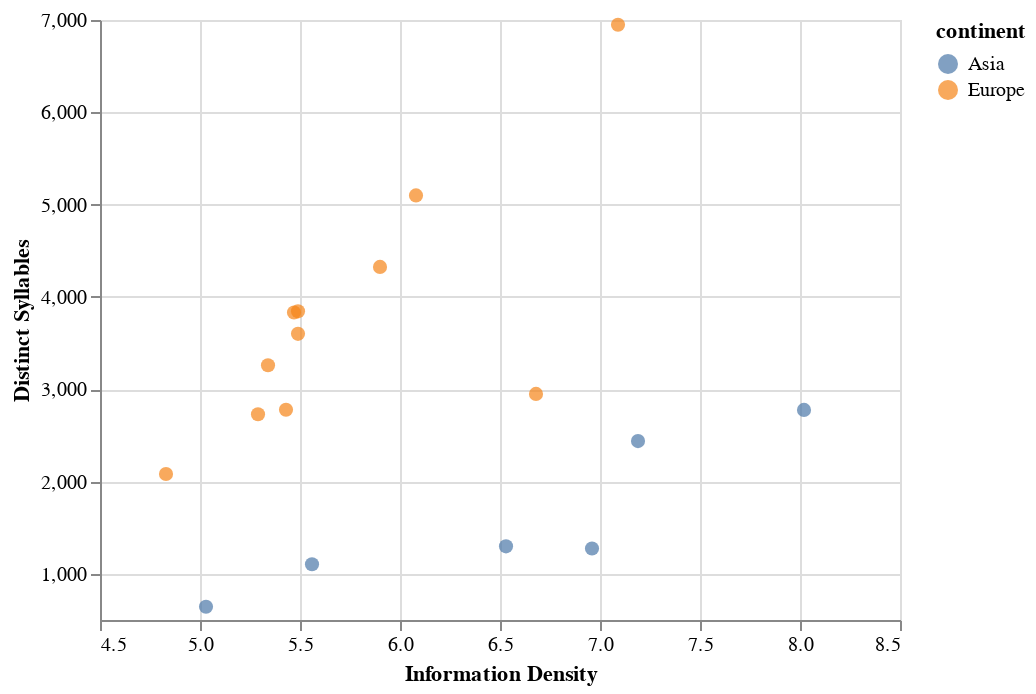

Notebook code for this chart:
### Markdown cell above
**Question 1.2** <br> {points: 1} 

If you look carefully at the plot `den_syl_plot` from **Question 1.1**, you'll notice that the data appears to cluster in groups in the scatter plot. 
Can you find a categorical variable in this dataframe that roughly explains this clustering?

Using the plot `den_syl_plot`, add a colour channel to the plot that reflects this categorical variable. 

*Save this plot in an object named `coloured_den_syl_plot`.*

### Code cell
coloured_den_syl_plot = alt.Chart(lang_df).mark_circle(size=50).encode(
    alt.X('information_density', scale=alt.Scale(zero=False), title="Information Density"),
    alt.Y('distinct_syllables', scale=alt.Scale(zero=False), title="Distinct Syllables"),
    alt.Color('continent'))

coloured_den_syl_plot

### Figure 1 — Vega-Lite specification as saved in the notebook (floating-point values rounded to 4 significant figures)
{"config": {"view": {"continuousWidth": 400, "continuousHeight": 300}}, "data": {"name": "data-ec9e1883f0b534e3c00039d4c34e7ffd"}, "mark": {"type": "circle", "size": 50}, "encoding": {"color": {"type": "nominal", "field": "continent"}, "x": {"type": "quantitative", "field": "information_density", "scale": {"zero": false}, "title": "Information Density"}, "y": {"type": "quantitative", "field": "distinct_syllables", "scale": {"zero": false}, "title": "Distinct Syllables"}}, "$schema": "https://vega.github.io/schema/vega-lite/v4.8.1.json", "datasets": {"data-ec9e1883f0b534e3c00039d4c34e7ffd": [{"iso_lang": "CAT", "language": "Catalan", "information_density": 5.49, "distinct_syllables": 3600, "continent": "Europe", "id": 20.0, "lat": 42.55, "lon": 1.602}, {"iso_lang": "CMN", "language": "Mandarin", "information_density": 6.96, "distinct_syllables": 1274, "continent": "Asia", "id": 156.0, "lat": 35.86, "lon": 104.2}, {"iso_lang": "DEU", "language": "German", "information_density": 6.08, "distinct_syllables": 5100, "continent": "Europe", "id": 276.0, "lat": 51.17, "lon": 10.45}, {"iso_lang": "ENG", "language": "English", "information_density": 7.09, "distinct_syllables": 6949, "continent": "Europe", "id": 826.0, "lat": 55.38, "lon": -3.436}, {"iso_lang": "EUS", "language": "Basque", "information_density": 4.83, "distinct_syllables": 2082, "continent": "Europe", "id": null, "lat": null, "lon": null}, {"iso_lang": "FIN", "language": "Finnish", "information_density": 5.49, "distinct_syllables": 3844, "continent": "Europe", "id": 246.0, "lat": 61.92, "lon": 25.75}, {"iso_lang": "FRA", "language": "French", "information_density": 6.68, "distinct_syllables": 2949, "continent": "Europe", "id": 250.0, "lat": 46.23, "lon": 2.214}, {"iso_lang": "HUN", "language": "Hungarian", "information_density": 5.9, "distinct_syllables": 4325, "continent": "Europe", "id": 348.0, "lat": 47.16, "lon": 19.5}, {"iso_lang": "ITA", "language": "Italian", "information_density": 5.29, "distinct_syllables": 2729, "continent": "Europe", "id": 380.0, "lat": 41.87, "lon": 12.57}, {"iso_lang": "JPN", "language": "Japanese", "information_density": 5.03, "distinct_syllables": 643, "continent": "Asia", "id": 392.0, "lat": 36.2, "lon": 138.3}, {"iso_lang": "KOR", "language": "Korean", "information_density": 5.56, "distinct_syllables": 1104, "continent": "Asia", "id": 410.0, "lat": 35.91, "lon": 127.8}, {"iso_lang": "SPA", "language": "Spanish", "information_density": 5.43, "distinct_syllables": 2778, "continent": "Europe", "id": 724.0, "lat": 40.46, "lon": -3.749}, {"iso_lang": "SRP", "language": "Serbian", "information_density": 5.47, "distinct_syllables": 3831, "continent": "Europe", "id": 688.0, "lat": 44.02, "lon": 21.01}, {"iso_lang": "THA", "language": "Thai", "information_density": 7.19, "distinct_syllables": 2438, "continent": "Asia", "id": 764.0, "lat": 15.87, "lon": 101.0}, {"iso_lang": "TUR", "language": "Turkish", "information_density": 5.34, "distinct_syllables": 3260, "continent": "Europe", "id": 792.0, "lat": 38.96, "lon": 35.24}, {"iso_lang": "VIE", "language": "Vietnamese", "information_density": 8.02, "distinct_syllables": 2776, "continent": "Asia", "id": 704.0, "lat": 14.06, "lon": 108.3}, {"iso_lang": "YUE", "language": "Cantonese", "information_density": 6.53, "distinct_syllables": 1298, "continent": "Asia", "id": 344.0, "lat": 22.4, "lon": 114.1}]}}
